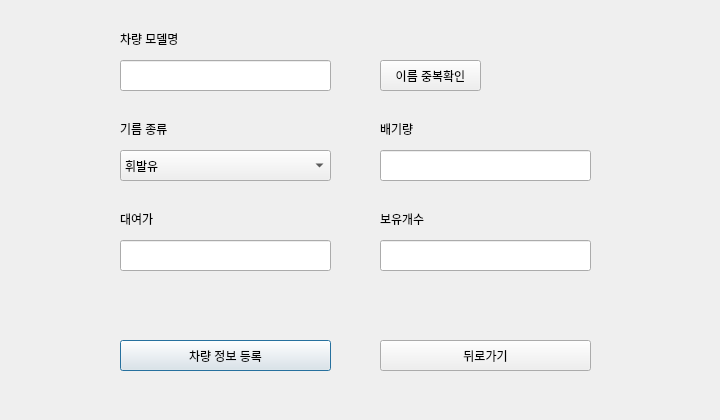
<?xml version="1.0" encoding="UTF-8"?>
<ui version="4.0">
 <class>car_add</class>
 <widget class="QDialog" name="car_add">
  <property name="geometry">
   <rect>
    <x>0</x>
    <y>0</y>
    <width>720</width>
    <height>420</height>
   </rect>
  </property>
  <property name="windowTitle">
   <string>Dialog</string>
  </property>
  <widget class="QPushButton" name="update_btn">
   <property name="geometry">
    <rect>
     <x>120</x>
     <y>340</y>
     <width>211</width>
     <height>31</height>
    </rect>
   </property>
   <property name="text">
    <string>차량 정보 등록</string>
   </property>
  </widget>
  <widget class="QLineEdit" name="price_text">
   <property name="geometry">
    <rect>
     <x>120</x>
     <y>240</y>
     <width>211</width>
     <height>31</height>
    </rect>
   </property>
  </widget>
  <widget class="QComboBox" name="type_box">
   <property name="geometry">
    <rect>
     <x>120</x>
     <y>150</y>
     <width>211</width>
     <height>31</height>
    </rect>
   </property>
   <item>
    <property name="text">
     <string>휘발유</string>
    </property>
   </item>
   <item>
    <property name="text">
     <string>경유</string>
    </property>
   </item>
   <item>
    <property name="text">
     <string>LPG</string>
    </property>
   </item>
   <item>
    <property name="text">
     <string>전기</string>
    </property>
   </item>
  </widget>
  <widget class="QLabel" name="label_7">
   <property name="geometry">
    <rect>
     <x>120</x>
     <y>210</y>
     <width>111</width>
     <height>17</height>
    </rect>
   </property>
   <property name="text">
    <string>대여가</string>
   </property>
  </widget>
  <widget class="QPushButton" name="check_btn">
   <property name="geometry">
    <rect>
     <x>380</x>
     <y>60</y>
     <width>101</width>
     <height>31</height>
    </rect>
   </property>
   <property name="text">
    <string>이름 중복확인</string>
   </property>
  </widget>
  <widget class="QLabel" name="label_6">
   <property name="geometry">
    <rect>
     <x>120</x>
     <y>120</y>
     <width>81</width>
     <height>17</height>
    </rect>
   </property>
   <property name="text">
    <string>기름 종류</string>
   </property>
  </widget>
  <widget class="QLineEdit" name="name_text">
   <property name="geometry">
    <rect>
     <x>120</x>
     <y>60</y>
     <width>211</width>
     <height>31</height>
    </rect>
   </property>
  </widget>
  <widget class="QLabel" name="label">
   <property name="geometry">
    <rect>
     <x>120</x>
     <y>30</y>
     <width>81</width>
     <height>17</height>
    </rect>
   </property>
   <property name="text">
    <string>차량 모델명</string>
   </property>
  </widget>
  <widget class="QPushButton" name="exit_btn">
   <property name="geometry">
    <rect>
     <x>380</x>
     <y>340</y>
     <width>211</width>
     <height>31</height>
    </rect>
   </property>
   <property name="text">
    <string>뒤로가기</string>
   </property>
  </widget>
  <widget class="QLabel" name="label_8">
   <property name="geometry">
    <rect>
     <x>380</x>
     <y>210</y>
     <width>111</width>
     <height>17</height>
    </rect>
   </property>
   <property name="text">
    <string>보유개수</string>
   </property>
  </widget>
  <widget class="QLineEdit" name="stock_text">
   <property name="geometry">
    <rect>
     <x>380</x>
     <y>240</y>
     <width>211</width>
     <height>31</height>
    </rect>
   </property>
  </widget>
  <widget class="QLineEdit" name="cc_text">
   <property name="geometry">
    <rect>
     <x>380</x>
     <y>150</y>
     <width>211</width>
     <height>31</height>
    </rect>
   </property>
  </widget>
  <widget class="QLabel" name="label_9">
   <property name="geometry">
    <rect>
     <x>380</x>
     <y>120</y>
     <width>111</width>
     <height>17</height>
    </rect>
   </property>
   <property name="text">
    <string>배기량</string>
   </property>
  </widget>
 </widget>
 <resources/>
 <connections/>
</ui>
